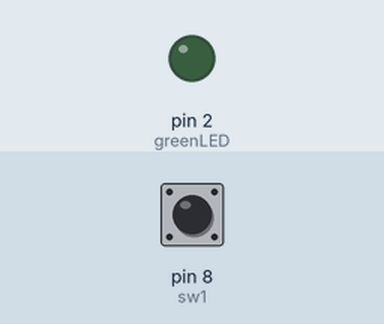
Bench run of a sketch on a simulated Arduino Uno, built with avr-gcc and run on an emulated ATmega328P. Shown: output pins drawn as LEDs (lit = HIGH). Dashed ring = blinking. Inputs (shaded band) come from the test bench; at power-on: pin 8 (sw1) HIGH.

Above: at 1.2 s.
1.3 s: pin 8 (sw1) pulled LOW for 1 s
At 1.4 s:
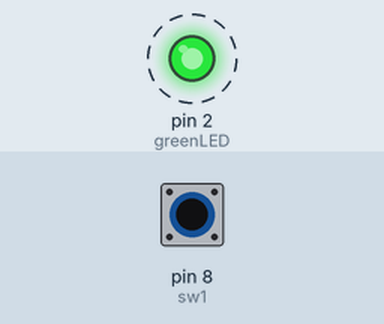
4.3 s: pin 8 (sw1) pulled LOW for 3.2 s
At 8.5 s:
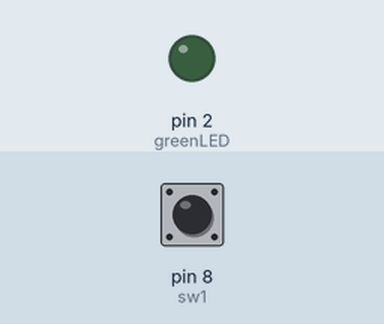
Timing chart, 0 to 10.0 s (numbered marks = the images above; inputs shaded):
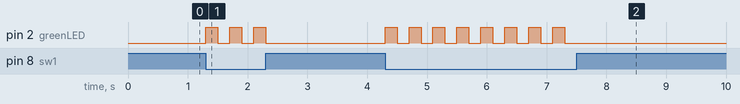

The sketch:

Unit_4_Lab_Program_2.ino
```cpp
/*  Title: Unit 4 Lab Program #2
 *  Purpose: Flash LED while a button is pressed
 *  Author: Andy Davis
 *  Date: 4/3/2021
 *  Green LED connected to pin D2
 *  Push button connected to pin D8
 */

const int greenLED = 2;
const int sw1 = 8;

void setup() {
  pinMode(greenLED, OUTPUT);
  pinMode(sw1, INPUT_PULLUP);
}

void loop() {
  while (!digitalRead(sw1)){
    digitalWrite(greenLED,HIGH);
    delay(200);
    digitalWrite(greenLED,LOW);
    delay(200);
  }
  digitalWrite(greenLED,LOW);
}
```

Measured:
- after the input at 1.3 s, pin 2 (greenLED): alternates HIGH for 0.20 s and LOW for 0.20 s, 6 changes in all, then stays LOW, starting at once
- after the input at 4.3 s, pin 2 (greenLED): alternates HIGH for 0.20 s and LOW for 0.20 s, 16 changes in all, then stays LOW, starting at once
